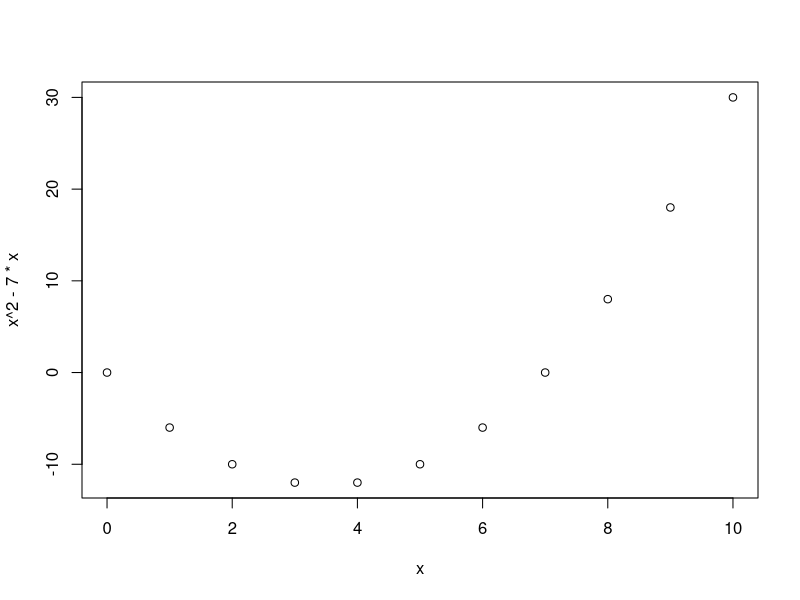

This figure's R source:
ntosses = 8
ntrials = 1000
phead = .6
x = rbinom(ntosses*ntrials, 1, .6) # x is either 1 or 0 - from 2nd arg
# fills out columns first, 8 in each column which is 1 trial
trials = matrix(x, nrow=ntosses, ncol = ntrials)
y = colSums(trials)
mean(y == 6)
mean(y <= 6)

choose(ntosses, 6)*phead^6*(1-phead)^(ntosses-6) # P(X = 6)
dbinom(6, 8, .6) # P(X = 6), can pass vector as first arg
pbinom(6, 8, .6) # P(X <= 6)

x = 0:10
plot(x, x^2-7*x)

payoff = x^2-7*x
probabilities = dbinom(x, 10, .6)
exValue = sum(probabilities*payoff)

phead = .6
ntosses = 10
ntrials = 1000
trials = rbinom(ntrials, ntosses, phead)
payoffs = trials^2 - 7*trials
mean(payoffs)